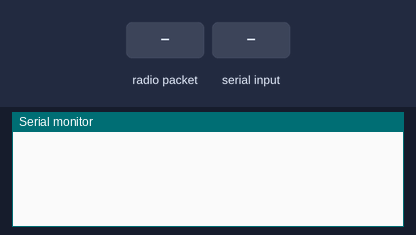
Bench run of a sketch on a simulated Arduino Uno, built with avr-gcc and run on an emulated ATmega328P. Shown: the last lines printed to the serial monitor. Inputs (shaded band) come from the test bench. No radio packets arrive unless stated.

Above: at 1.2 s.
1.3 s: radio packet "1" arrives
At 2.5 s:
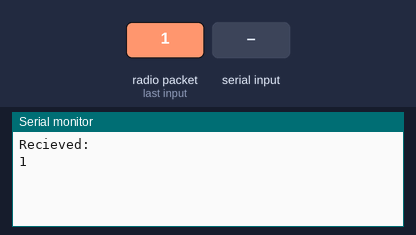
2.8 s: "1" received over Serial
At 3.9 s:
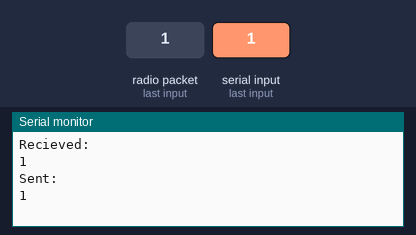

Measured:
- after the input at 1.3 s, the serial monitor: prints a new line at once (image 1)
- after the input at 2.8 s, the serial monitor: prints a new line at once (image 2)

The sketch:

TX.ino
```cpp
/// * code number 1 for transmitter
//
//****************************
//
//lesson from Dmitry Osipov. http://www.youtube.com/user/d36073?feature=watch
//
//v.01 transmitter Arduino NRF24L01 radio module communication of two Arduino
//
//Version 0.1 2013/07/13
//
//detailed video instructions lay out here
//
//http://www.youtube.com/user/d36073?feature=watch
//
//code number 2 for the receiver http://yadi.sk/d/b2t1JAhT6lgYU
//
//NRF24L01 + 2.4GHz Antenna Wireless Transceiver Module For Microcontr
//
//Arduino №1 receiving data from the series, sends to the radio package,
//
//Arduino # 2 accepts the packet, and sends it back to Arduino # 1.
//
//Arduino # 1 takes the package and sends it back to the series.
//
//that is what they wrote in the series, it should come back.
//
//If you send to the series with Arduino №1 team (1,2,3,4,5) then on Arduino №2
//
//LEDs will turn on and off.
//
//http://arduino.ru/forum/programmirovanie/nrf24l01
//
//* /
//
//// this is a downloaded library
//
////https://github.com/maniacbug/RF24
//
////https://github.com/maniacbug/RF24/archive/master.zip
//
////http://yadi.sk/d/ZvMq19fB6lgPs

#include <SPI.h>

#include "RF24.h"

RF24 radio (5, 10);

byte addresses[][6] = {"1Node","2Node"}; // addresses of the receive and transmit channels

void setup () {

Serial.begin (9600);

radio.begin ();

//radio.setAutoAck(false);

radio.setPALevel(RF24_PA_HIGH);

radio.setDataRate (RF24_250KBPS); // Transmission speed

radio.setChannel (124); // Channel number from 0 to 127

//radio.setRetries (15,15); // Number of attempts and time between attempts

radio.openWritingPipe (addresses[1]); // Open the transmission channel

radio.openReadingPipe (1, addresses[0]); // Open one of the 6 reception channels

radio.startListening (); // Start listening to the broadcast

}

void loop () {

if (Serial.available ()) {

char data [32] = "";

byte i = 0;

while (Serial.available ()) {

data [i] = Serial.read (); // get data from the show.

i ++;

delay (2);

}

data [i] = 0;

radio.stopListening ();

radio.write (& data, 32); // and send them to Arduino №2
Serial.println("Sent: ");
Serial.print(data);
radio.startListening ();

}

if (radio.available ()) {

char data1 [32] = "";

radio.read (& data1, 32); // accept package from Arduino №2
Serial.println("Recieved: ");
Serial.println (data1); // and pass it back to the show

}

}
```
